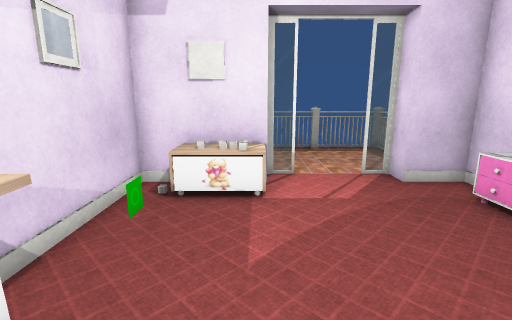
view 1 (above)

12 first-person views from a walk through a Unity game level. The camera is 1.3 m above the floor, tilts 12° down and sees 85° across. The floor is counted in squares, 0.5 m on a side. Each view is taken from the middle of a square. On the plan, view 1 faces up. The plan holds only what a view shows up to about 19 squares ahead; the rest is blank. The place goes on beyond the plan. The player is left out. Door leaves are left out, so doorways stand open. Some surface patterns are stand-ins.

view 2
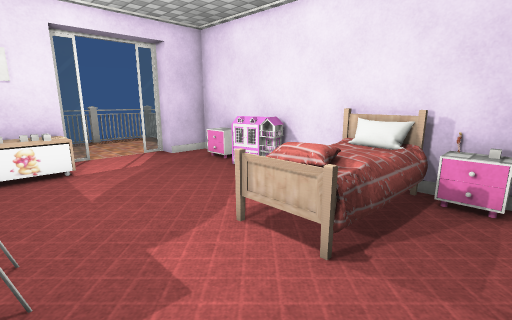

view 3
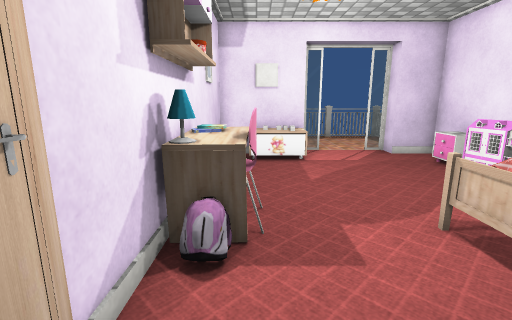

view 4
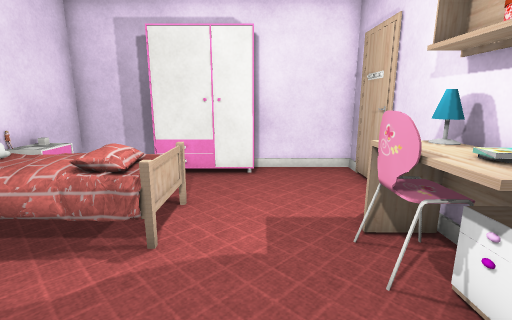

view 5
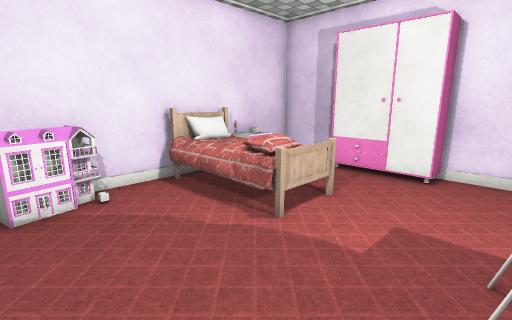

view 6
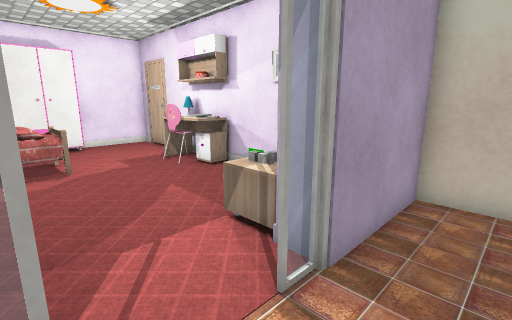

view 7
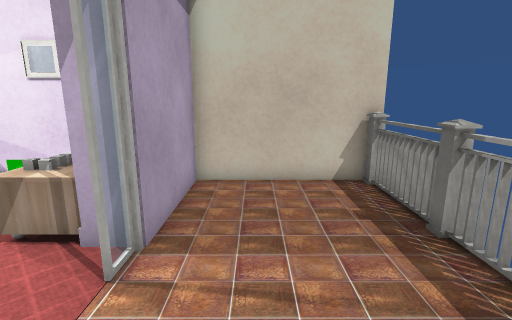

view 8
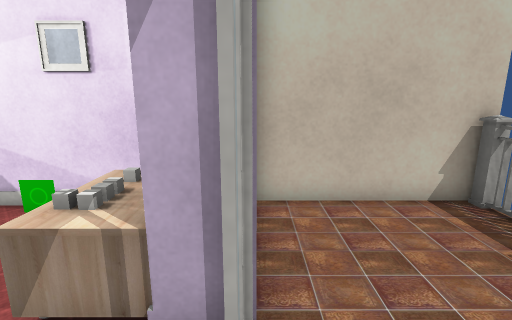

view 9
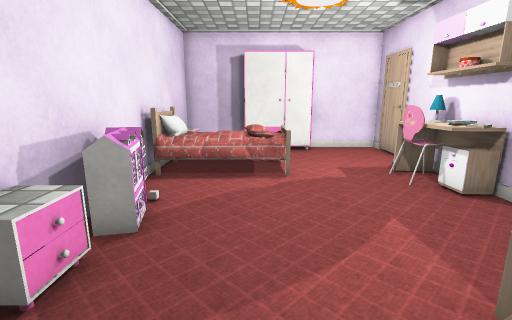

view 10
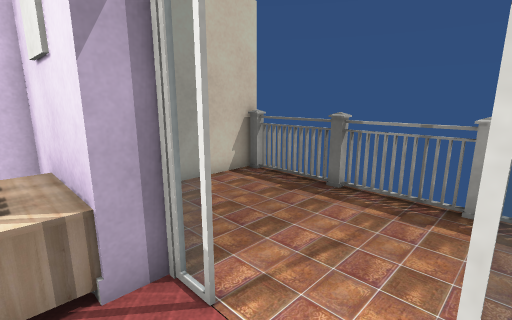

view 11
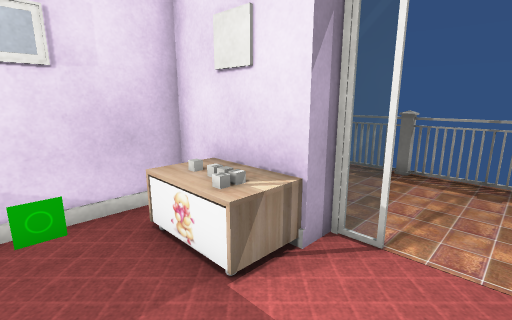

view 12
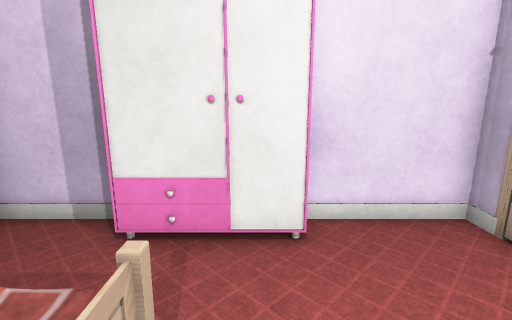

### Floor plan
Key: @ floor where view 1 was taken; # wall or solid block; . floor; D open door; = window, fence, low wall or low ledge; P picture; T table; C chair; B bed; K books; L lamp; W wardrobe; O other object.
Columns run from 4 left of view 1 to 7 right of it. Each row starts with its distance up from view 1.
 16 #OOOOOOOOOOO
 15 #..........O
 14 #..........
 13 #..........
 12 #.....D...
 11 #.....D...
 10 #####=D.=#
  9 ##PO#....###
  8 #.OOO......#
  7 #.OOO.....T#
  6 #.........T#
  5 #.........O#
  4 #.........O#
  3 #T........O#
  2 #KT........#
  1 #KC......BB#
  0 #LC.@.BBBBB#
 -1 # ....BBBBB#
 -2 #.....BBBBT#
 -3 #.........T#
 -4 #.........T#
 -5 #...WWWWW..#
 -6 #####   ####

Where each view was taken, in squares from view 1:
view 1: 0 up, 0 right, facing up
view 2: 4 down, 2 left, facing up-right
view 3: 5 down, 2 left, facing up
view 4: 5 up, 0 right, facing down
view 5: 5 up, 2 left, facing down-right
view 6: 12 up, 4 right, facing down-left
view 7: 12 up, 5 right, facing left
view 8: 10 up, 3 right, facing left
view 9: 10 up, 3 right, facing down
view 10: 8 up, 4 right, facing up-left
view 11: 5 up, 3 right, facing up-left
view 12: 0 up, 1 right, facing down
